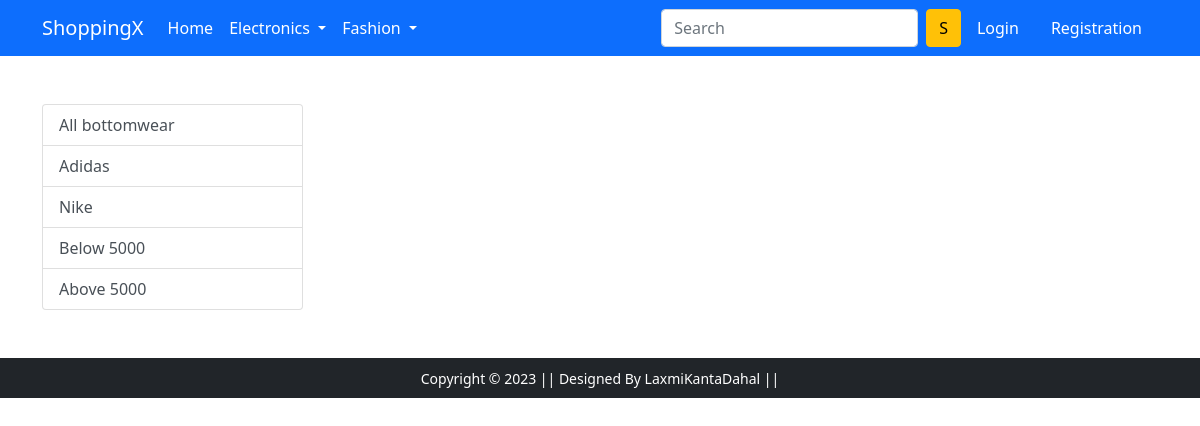
Page /bottomwear/ on the earlier database version.
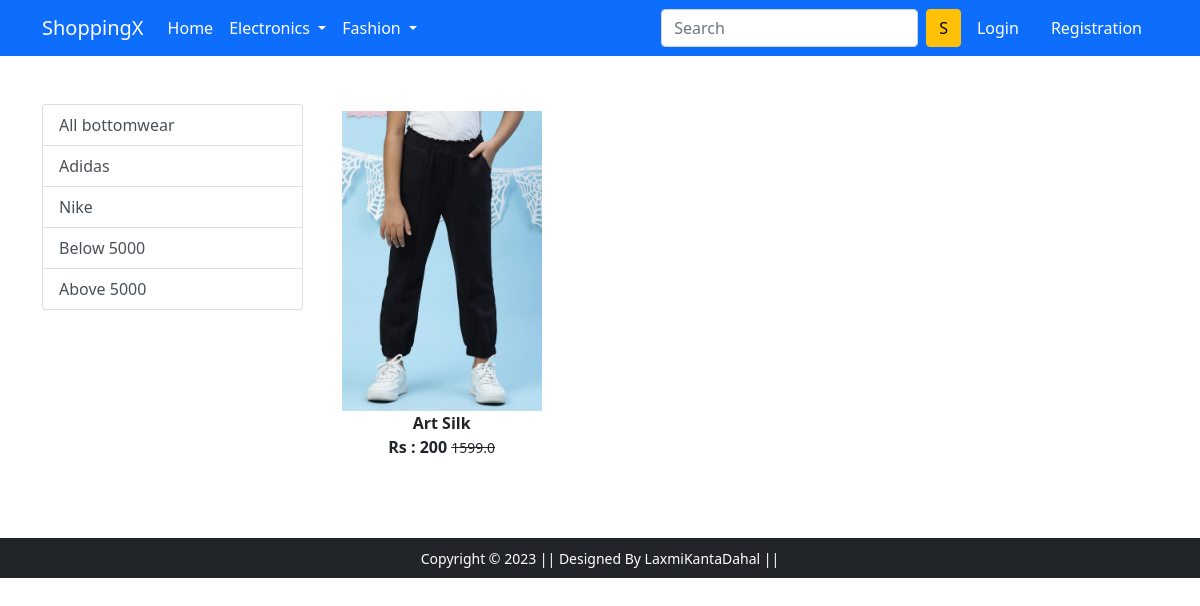
Same page on the later database version.
### app/models.py (models this page shows, shortened)
class Product(models.Model):
    title=models.CharField(max_length=100)
    selling_price=models.FloatField()
    discounted_price=models.IntegerField()
    description=models.TextField(blank=True)
    brand=models.CharField(max_length=100)
    category=models.CharField(choices=CATEGORY_CHOICES,max_length=2)
    product_img=models.ImageField(upload_to='productimg')

### app/views.py (the view)
# urls.py: path('bottomwear/', views.bottomwear, name='bottomwear'),
def bottomwear(request,data=None):
    if data==None:
        bottomwear=Product.objects.filter(category='BW')
    elif data=='adidas' or data=='nike':
        bottomwear=Product.objects.filter(category='BW').filter(brand=data)
    elif data=='below':
        bottomwear=Product.objects.filter(category='BW').filter(discounted_price__lt=5001)
    elif data=='above':
        bottomwear=Product.objects.filter(category='BW').filter(discounted_price__gt=5000)
    return render(request, 'app/bottomwear.html',{'bottomwear':bottomwear})

### app/templates/app/bottomwear.html (shortened to what this page needs)
{% extends 'app/base.html' %}
{% load static %}
{% block main-content %}
<div class="container my-5">
 <div class="row">
  <div class="col-sm-3">
   <div class="list-group">
    <a href="{% url 'bottomwear' %}" class="list-group-item list-group-item-action" aria-current="true">All bottomwear</a>
    <a href="{% url 'bottomweardata' 'adidas' %}" class="list-group-item list-group-item-action" aria-current="true">Adidas</a>
    <a href="{% url 'bottomweardata' 'nike' %}" class="list-group-item list-group-item-action" aria-current="true">Nike</a>
    <a href="{% url 'bottomweardata' 'below' %}" class="list-group-item list-group-item-action" aria-current="true">Below 5000</a>
    <a href="{% url 'bottomweardata' 'above' %}" class="list-group-item list-group-item-action" aria-current="true">Above 5000</a>
   </div>
  </div>
  <div class="col-sm-8">
    <div class="row">
        {% for product in bottomwear %}
        <div class="col-sm-4 text-center mb-4">
            <a href="{% url 'product-detail' product.id %}" class="btn">
                <div class="item">
                <img src="{{ product.product_img.url }}" alt="" height="300" class="">
                <div class="fw-bold">{{product.title}}</div>
                <div class="fw-bold">Rs : {{product.discounted_price}}
                <small class="fw-light text-decoration-line-through">{{product.selling_price}}</small></div>
            </div>
        </a>
    </div>
        {% endfor %}
  </div>
 </div>
</div>
</div>
{% endblock main-content %}

Differences in the rows shown:
added Product: product_img (picture), title "Art Silk", discounted_price "200", selling_price "1599.0"
